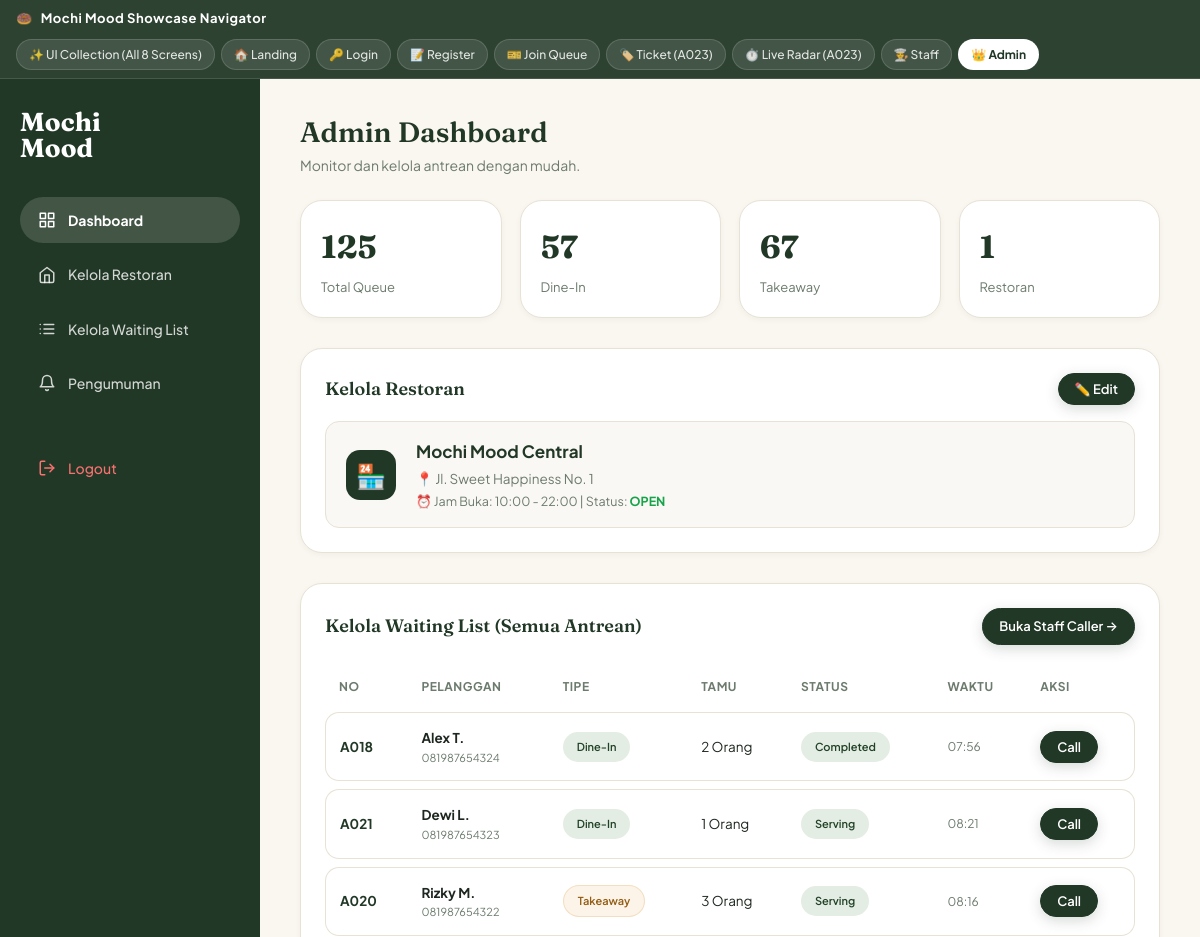
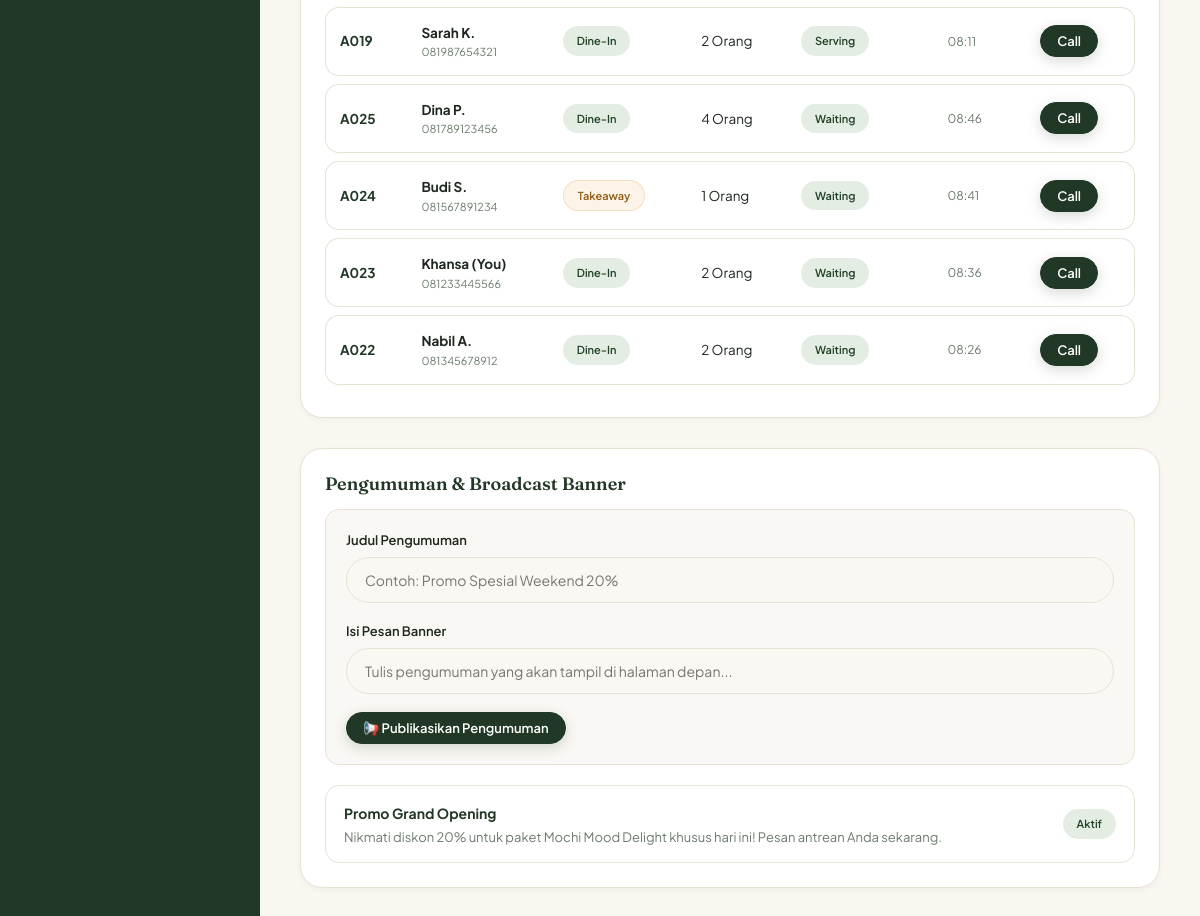
The app's page /admin.php with its own data (2 pictures, top to bottom).
### tables this page shows
CREATE TABLE `restaurants` (
    `id` INT UNSIGNED NOT NULL AUTO_INCREMENT,
    `name` VARCHAR(150) NOT NULL COMMENT 'Nama restoran / bakery',
    `description` TEXT NULL,
    `address` TEXT NOT NULL,
    `opening_hours` VARCHAR(100) NOT NULL DEFAULT '10:00 - 22:00',
    `status` ENUM('open', 'closed') NOT NULL DEFAULT 'open',
    `created_at` DATETIME NOT NULL DEFAULT CURRENT_TIMESTAMP,
    PRIMARY KEY (`id`),
    INDEX `idx_restaurants_status` (`status`)
);

CREATE TABLE `queues` (
    `id` INT UNSIGNED NOT NULL AUTO_INCREMENT,
    `user_id` INT UNSIGNED NOT NULL,
    `restaurant_id` INT UNSIGNED NOT NULL,
    `queue_number` VARCHAR(20) NOT NULL COMMENT 'Nomor antrean (contoh: A023)',
    `people_count` INT UNSIGNED NOT NULL DEFAULT 1,
    `type` ENUM('dine_in', 'takeaway') NOT NULL DEFAULT 'dine_in' COMMENT 'Jenis antrean',
    `customer_name` VARCHAR(100) NULL,
    `customer_phone` VARCHAR(50) NULL,
    `status` ENUM('waiting', 'called', 'serving', 'completed', 'cancelled') NOT NULL DEFAULT 'waiting',
    `queue_date` DATE NOT NULL,
    `created_at` DATETIME NOT NULL DEFAULT CURRENT_TIMESTAMP,
    `updated_at` DATETIME NOT NULL DEFAULT CURRENT_TIMESTAMP ON UPDATE CURRENT_TIMESTAMP,
    PRIMARY KEY (`id`),
    UNIQUE KEY `uq_restaurant_date_number` (`restaurant_id`, `queue_date`, `queue_number`),
    INDEX `idx_queues_user_id` (`user_id`),
    INDEX `idx_queues_restaurant_date_status` (`restaurant_id`, `queue_date`, `status`),
    CONSTRAINT `fk_queues_user` FOREIGN KEY (`user_id`) REFERENCES `users` (`id`) ON DELETE CASCADE ON UPDATE CASCADE,
    CONSTRAINT `fk_queues_restaurant` FOREIGN KEY (`restaurant_id`) REFERENCES `restaurants` (`id`) ON DELETE CASCADE ON UPDATE CASCADE
);

CREATE TABLE `announcements` (
    `id` INT UNSIGNED NOT NULL AUTO_INCREMENT PRIMARY KEY,
    `title` VARCHAR(255) NOT NULL,
    `message` TEXT NOT NULL,
    `is_active` TINYINT(1) NOT NULL DEFAULT 1,
    `created_at` DATETIME NOT NULL DEFAULT CURRENT_TIMESTAMP
);

### admin.php (the view, shortened to what the rows shown need)
<?php
require_once __DIR__ . '/config/database.php';
require_once __DIR__ . '/app/models/Queue.php';
require_once __DIR__ . '/app/models/Restaurant.php';
require_once __DIR__ . '/app/models/Announcement.php';
$tab = $_GET['tab'] ?? 'dashboard';
$queueModel = new Queue();
$restoModel = new Restaurant();
$announceModel = new Announcement();
$resto = $restoModel->getById(1);
$allQueues = $queueModel->getAll(['restaurant_id' => 1]);
$announcements = $announceModel->getAll();
include __DIR__ . '/includes/header.php';
?>
<div class="admin-layout">
  <main class="admin-main">
    <div style="margin-bottom: 24px;">
      <h1 style="font-size: 28px; color: var(--brand-green); margin-bottom: 4px;">Admin Dashboard</h1>
    </div>
    <?php if ($tab === 'dashboard' || $tab === 'restoran'): ?>
      <div class="card-mochi" style="margin-bottom: 30px;">
        <div style="display: flex; justify-content: space-between; align-items: center; margin-bottom: 16px;">
          <h3 style="font-size: 18px; color: var(--brand-green);">Kelola Restoran</h3>
          <button class="btn-mochi btn-mochi-sm" onclick="document.getElementById('editRestoModal').style.display='block'">
            ✏️ Edit
          </button>
        </div>
        <div style="display: flex; align-items: center; gap: 20px; background: #FAF8F4; padding: 16px 20px; border-radius: var(--radius-md); border: 1px solid var(--border-subtle); flex-wrap: wrap;">
          <div style="width: 50px; height: 50px; border-radius: var(--radius-md); background: var(--brand-green); color: #FFF; display: flex; align-items: center; justify-content: center; font-size: 24px;">
            🏪
          </div>
          <div style="flex: 1;">
            <div style="font-size: 17px; font-weight: 700; color: var(--brand-green);">
              <?= htmlspecialchars($resto['name'] ?? 'Mochi Mood Central') ?>
            </div>
            <div style="font-size: 13.5px; color: var(--text-muted); margin-top: 2px;">
              📍 <?= htmlspecialchars($resto['address'] ?? 'Jl. Sweet Happiness No. 1') ?>
            </div>
            <div style="font-size: 12.5px; color: var(--text-muted); margin-top: 2px;">
              ⏰ Jam Buka: <?= htmlspecialchars($resto['opening_hours'] ?? '10:00 - 22:00') ?> |
              Status: <strong style="color: <?= ($resto['status'] ?? 'open') === 'open' ? '#16A34A' : '#DC2626' ?>;"><?= strtoupper($resto['status'] ?? 'OPEN') ?></strong>
            </div>
          </div>
        </div>
      </div>
    <?php endif; ?>
    <?php if ($tab === 'dashboard' || $tab === 'waiting_list'): ?>
      <div class="card-mochi" style="margin-bottom: 30px;">
        <div style="overflow-x: auto;">
          <table class="table-mochi">
            <thead>
              <tr>
                <th>No</th>
                <th>Pelanggan</th>
                <th>Tipe</th>
                <th>Tamu</th>
                <th>Status</th>
                <th>Waktu</th>
                <th>Aksi</th>
              </tr>
            </thead>
            <tbody>
              <?php foreach (array_slice($allQueues, 0, 10) as $q): ?>
                <tr>
                  <td><?= htmlspecialchars($q['queue_number']) ?></td>
                  <td>
                    <strong><?= htmlspecialchars($q['customer_name'] ?: $q['user_name']) ?></strong>
                    <div style="font-size: 11px; color: var(--text-muted);"><?= htmlspecialchars($q['customer_phone'] ?: $q['user_email']) ?></div>
                  </td>
                  <td>
                    <span class="badge-mochi <?= $q['type'] === 'takeaway' ? 'badge-gold' : 'badge-sage' ?>" style="font-size: 11px;">
                      <?= $q['type'] === 'takeaway' ? 'Takeaway' : 'Dine-In' ?>
                    </span>
                  </td>
                  <td><?= $q['people_count'] ?> Orang</td>
                  <td>
                    <span class="badge-mochi badge-sage" style="font-size: 11px;">
                      <?= ucfirst($q['status']) ?>
                    </span>
                  </td>
                  <td style="font-size: 12px; color: var(--text-muted);">
                    <?= date('H:i', strtotime($q['created_at'])) ?>
                  </td>
                  <td>
                    <button type="button" class="btn-mochi btn-mochi-sm" onclick="MochiMood.staffAction('call', <?= $q['id'] ?>)">
                      Call
                    </button>
                  </td>
                </tr>
              <?php endforeach; ?>
            </tbody>
          </table>
        </div>
      </div>
    <?php endif; ?>
    <?php if ($tab === 'dashboard' || $tab === 'pengumuman'): ?>
      <div class="card-mochi">
        <div style="display: flex; flex-direction: column; gap: 10px;">
          <?php foreach ($announcements as $ann): ?>
            <div style="background: #FFFFFF; border: 1px solid var(--border-subtle); border-radius: var(--radius-md); padding: 14px 18px; display: flex; justify-content: space-between; align-items: center;">
              <div>
                <strong style="color: var(--brand-green); font-size: 14px;"><?= htmlspecialchars($ann['title']) ?></strong>
                <p style="font-size: 13px; color: var(--text-muted); margin-top: 2px;"><?= htmlspecialchars($ann['message']) ?></p>
              </div>
              <span class="badge-mochi badge-sage" style="font-size: 11px;">Aktif</span>
            </div>
          <?php endforeach; ?>
        </div>
      </div>
    <?php endif; ?>
  </main>
</div>
<?php include __DIR__ . '/includes/footer.php'; ?>

### records on screen
restaurants: name "Mochi Mood Central", address "Jl. Sweet Happiness No. 1", opening_hours "10:00 - 22:00", status "OPEN"
queues: queue_number "A018", user_name "Alex T.", user_email "081987654324", shows "Dine-In", people_count "2", status "Completed", created_at "07:56"
queues: queue_number "A021", user_name "Dewi L.", user_email "081987654323", shows "Dine-In", people_count "1", status "Serving", created_at "08:21"
queues: queue_number "A020", user_name "Rizky M.", user_email "081987654322", shows "Takeaway", people_count "3", status "Serving", created_at "08:16"
queues: queue_number "A019", user_name "Sarah K.", user_email "081987654321", shows "Dine-In", people_count "2", status "Serving", created_at "08:11"
queues: queue_number "A025", user_name "Dina P.", user_email "081789123456", shows "Dine-In", people_count "4", status "Waiting", created_at "08:46"
queues: queue_number "A024", user_name "Budi S.", user_email "081567891234", shows "Takeaway", people_count "1", status "Waiting", created_at "08:41"
queues: queue_number "A023", user_name "Khansa (You)", user_email "081233445566", shows "Dine-In", people_count "2", status "Waiting", created_at "08:36"
queues: queue_number "A022", user_name "Nabil A.", user_email "081345678912", shows "Dine-In", people_count "2", status "Waiting", created_at "08:26"
announcements: title "Promo Grand Opening", message "Nikmati diskon 20% untuk paket Mochi Mood Delight khusus hari ini! Pesan antrean Anda sekarang."

### other values on screen
$counts['admin_total'] "125"
$counts['admin_dine_in'] "57"
$counts['admin_takeaway'] "67"
